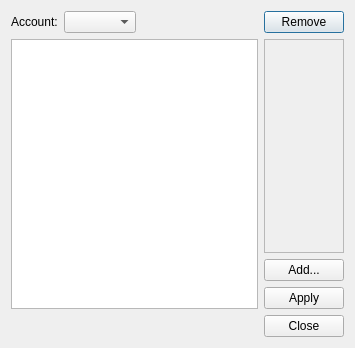
<?xml version="1.0" encoding="UTF-8"?>
<ui version="4.0">
 <class>BookmarksManagerDialog</class>
 <widget class="QDialog" name="BookmarksManagerDialog">
  <property name="geometry">
   <rect>
    <x>0</x>
    <y>0</y>
    <width>355</width>
    <height>348</height>
   </rect>
  </property>
  <property name="windowTitle">
   <string>Manage bookmarks</string>
  </property>
  <layout class="QVBoxLayout" name="verticalLayout_3">
   <item>
    <layout class="QHBoxLayout" name="horizontalLayout">
     <item>
      <layout class="QVBoxLayout" name="verticalLayout">
       <item>
        <layout class="QFormLayout" name="formLayout">
         <property name="fieldGrowthPolicy">
          <enum>QFormLayout::ExpandingFieldsGrow</enum>
         </property>
         <item row="0" column="0">
          <widget class="QLabel" name="label_2">
           <property name="text">
            <string>Account:</string>
           </property>
          </widget>
         </item>
         <item row="0" column="1">
          <widget class="QComboBox" name="AccountBox_">
           <property name="insertPolicy">
            <enum>QComboBox::InsertAlphabetically</enum>
           </property>
          </widget>
         </item>
        </layout>
       </item>
       <item>
        <widget class="QTreeView" name="BookmarksTree_">
         <attribute name="headerVisible">
          <bool>false</bool>
         </attribute>
        </widget>
       </item>
      </layout>
     </item>
     <item>
      <layout class="QVBoxLayout" name="verticalLayout_2">
       <item>
        <widget class="QPushButton" name="RemoveButton_">
         <property name="text">
          <string>Remove</string>
         </property>
        </widget>
       </item>
       <item>
        <widget class="QFrame" name="BMFrame_">
         <property name="frameShape">
          <enum>QFrame::StyledPanel</enum>
         </property>
         <property name="frameShadow">
          <enum>QFrame::Raised</enum>
         </property>
         <layout class="QVBoxLayout" name="BMFrameLayout_">
          <property name="margin">
           <number>0</number>
          </property>
         </layout>
        </widget>
       </item>
       <item>
        <widget class="QPushButton" name="AddButton_">
         <property name="text">
          <string>Add...</string>
         </property>
        </widget>
       </item>
       <item>
        <widget class="QPushButton" name="ApplyButton_">
         <property name="text">
          <string>Apply</string>
         </property>
        </widget>
       </item>
      </layout>
     </item>
    </layout>
   </item>
   <item>
    <widget class="QDialogButtonBox" name="buttonBox">
     <property name="orientation">
      <enum>Qt::Horizontal</enum>
     </property>
     <property name="standardButtons">
      <set>QDialogButtonBox::Close</set>
     </property>
    </widget>
   </item>
  </layout>
 </widget>
 <resources/>
 <connections>
  <connection>
   <sender>buttonBox</sender>
   <signal>accepted()</signal>
   <receiver>BookmarksManagerDialog</receiver>
   <slot>accept()</slot>
   <hints>
    <hint type="sourcelabel">
     <x>248</x>
     <y>254</y>
    </hint>
    <hint type="destinationlabel">
     <x>157</x>
     <y>274</y>
    </hint>
   </hints>
  </connection>
  <connection>
   <sender>buttonBox</sender>
   <signal>rejected()</signal>
   <receiver>BookmarksManagerDialog</receiver>
   <slot>reject()</slot>
   <hints>
    <hint type="sourcelabel">
     <x>316</x>
     <y>260</y>
    </hint>
    <hint type="destinationlabel">
     <x>286</x>
     <y>274</y>
    </hint>
   </hints>
  </connection>
 </connections>
</ui>
